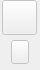
       <widget class="QWidget" name="w2_9" native="true">
        <property name="sizePolicy">
         <sizepolicy hsizetype="Fixed" vsizetype="Fixed">
          <horstretch>0</horstretch>
          <verstretch>0</verstretch>
         </sizepolicy>
        </property>
        <property name="minimumSize">
         <size>
          <width>40</width>
          <height>70</height>
         </size>
        </property>
        <property name="maximumSize">
         <size>
          <width>40</width>
          <height>70</height>
         </size>
        </property>
        <layout class="QVBoxLayout" name="verticalLayout_w2_9">
         <property name="spacing">
          <number>0</number>
         </property>
         <property name="leftMargin">
          <number>0</number>
         </property>
         <property name="topMargin">
          <number>0</number>
         </property>
         <property name="rightMargin">
          <number>0</number>
         </property>
         <property name="bottomMargin">
          <number>0</number>
         </property>
         <item>
          <widget class="QWidget" name="w2_top_9" native="true">
           <layout class="QHBoxLayout" name="horizontalLayout_w2_top_9">
            <property name="spacing">
             <number>0</number>
            </property>
            <property name="leftMargin">
             <number>0</number>
            </property>
            <property name="topMargin">
             <number>0</number>
            </property>
            <property name="rightMargin">
             <number>0</number>
            </property>
            <property name="bottomMargin">
             <number>0</number>
            </property>
            <item>
             <spacer name="horizontalSpacer_57">
              <property name="orientation">
               <enum>Qt::Horizontal</enum>
              </property>
              <property name="sizeHint" stdset="0">
               <size>
                <width>40</width>
                <height>20</height>
               </size>
              </property>
             </spacer>
            </item>
            <item>
             <widget class="QPushButton" name="pushButton_circle_4_4">
              <property name="enabled">
               <bool>false</bool>
              </property>
              <property name="sizePolicy">
               <sizepolicy hsizetype="Fixed" vsizetype="Fixed">
                <horstretch>0</horstretch>
                <verstretch>0</verstretch>
               </sizepolicy>
              </property>
              <property name="minimumSize">
               <size>
                <width>35</width>
                <height>35</height>
               </size>
              </property>
              <property name="maximumSize">
               <size>
                <width>35</width>
                <height>35</height>
               </size>
              </property>
              <property name="focusPolicy">
               <enum>Qt::NoFocus</enum>
              </property>
              <property name="styleSheet">
               <string notr="true">QPushButton:!checked{
border-image: url(:/circle_unchecked.svg);
}
QPushButton:checked{
border-image: url(:/circle_checked.svg);
}
</string>
              </property>
              <property name="text">
               <string/>
              </property>
              <property name="checkable">
               <bool>true</bool>
              </property>
             </widget>
            </item>
            <item>
             <spacer name="horizontalSpacer_58">
              <property name="orientation">
               <enum>Qt::Horizontal</enum>
              </property>
              <property name="sizeHint" stdset="0">
               <size>
                <width>40</width>
                <height>20</height>
               </size>
              </property>
             </spacer>
            </item>
           </layout>
          </widget>
         </item>
         <item>
          <widget class="QWidget" name="w2_bottom_9" native="true">
           <layout class="QHBoxLayout" name="horizontalLayout_w2_bottom_9">
            <property name="spacing">
             <number>0</number>
            </property>
            <property name="leftMargin">
             <number>0</number>
            </property>
            <property name="topMargin">
             <number>0</number>
            </property>
            <property name="rightMargin">
             <number>0</number>
            </property>
            <property name="bottomMargin">
             <number>0</number>
            </property>
            <item>
             <spacer name="horizontalSpacer_59">
              <property name="orientation">
               <enum>Qt::Horizontal</enum>
              </property>
              <property name="sizeHint" stdset="0">
               <size>
                <width>40</width>
                <height>20</height>
               </size>
              </property>
             </spacer>
            </item>
            <item>
             <widget class="QPushButton" name="pushButton_arrow_4_4">
              <property name="enabled">
               <bool>false</bool>
              </property>
              <property name="sizePolicy">
               <sizepolicy hsizetype="Fixed" vsizetype="Fixed">
                <horstretch>0</horstretch>
                <verstretch>0</verstretch>
               </sizepolicy>
              </property>
              <property name="minimumSize">
               <size>
                <width>18</width>
                <height>24</height>
               </size>
              </property>
              <property name="maximumSize">
               <size>
                <width>18</width>
                <height>24</height>
               </size>
              </property>
              <property name="styleSheet">
               <string notr="true">QPushButton:!checked{
border-image: url(:/null.svg);
}
QPushButton:checked{
border-image: url(:/arrow.svg);
}
</string>
              </property>
              <property name="text">
               <string/>
              </property>
              <property name="checkable">
               <bool>true</bool>
              </property>
             </widget>
            </item>
            <item>
             <spacer name="horizontalSpacer_60">
              <property name="orientation">
               <enum>Qt::Horizontal</enum>
              </property>
              <property name="sizeHint" stdset="0">
               <size>
                <width>40</width>
                <height>20</height>
               </size>
              </property>
             </spacer>
            </item>
           </layout>
          </widget>
         </item>
        </layout>
       </widget>
